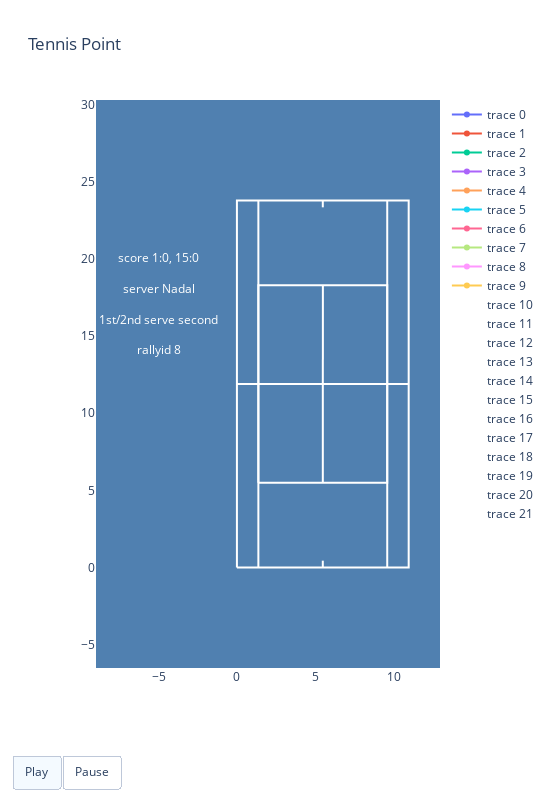

The code cell stored with this chart in its notebook:
### Code cell
fig.show()

### Figure 1 — Plotly figure (JSON) as saved in the notebook; plotly's stock layout.template omitted (floating-point values rounded to 4 significant figures)
{"data": [{"type": "scatter", "x": [-10], "y": [-10]}, {"type": "scatter", "x": [-10], "y": [-10]}, {"type": "scatter", "x": [-10], "y": [-10]}, {"type": "scatter", "x": [-10], "y": [-10]}, {"type": "scatter", "x": [-10], "y": [-10]}, {"type": "scatter", "x": [-10], "y": [-10]}, {"type": "scatter", "x": [-10], "y": [-10]}, {"type": "scatter", "x": [-10], "y": [-10]}, {"type": "scatter", "x": [-10], "y": [-10]}, {"type": "scatter", "x": [-10], "y": [-10]}, {"line": {"color": "white", "width": 2}, "mode": "lines", "type": "scatter", "x": [10.97, 0], "y": [11.89, 11.89]}, {"line": {"color": "white", "width": 2}, "mode": "lines", "type": "scatter", "x": [0, 0, 10.97, 10.97, 0], "y": [0, 23.78, 23.78, 0, 0]}, {"line": {"color": "white", "width": 2}, "mode": "lines", "type": "scatter", "x": [5.485, 5.49], "y": [5.485, 18.29]}, {"line": {"color": "white", "width": 2}, "mode": "lines", "type": "scatter", "x": [5.485, 5.485], "y": [0, 0.45]}, {"line": {"color": "white", "width": 2}, "mode": "lines", "type": "scatter", "x": [5.485, 5.485], "y": [23.78, 23.33]}, {"line": {"color": "white", "width": 2}, "mode": "lines", "type": "scatter", "x": [1.37, 1.37], "y": [0, 23.78]}, {"line": {"color": "white", "width": 2}, "mode": "lines", "type": "scatter", "x": [9.6, 9.6], "y": [0, 23.78]}, {"line": {"color": "white", "width": 2}, "mode": "lines", "type": "scatter", "x": [1.37, 1.37, 9.6, 9.6, 1.37], "y": [5.5, 18.29, 18.29, 5.5, 5.5]}, {"mode": "text", "text": "score 1:0, 15:0", "textfont": {"color": "white", "size": 12}, "type": "scatter", "x": [-5], "y": [20]}, {"mode": "text", "text": "1st/2nd serve second", "textfont": {"color": "white", "size": 12}, "type": "scatter", "x": [-5], "y": [16]}, {"mode": "text", "text": "server Nadal", "textfont": {"color": "white", "size": 12}, "type": "scatter", "x": [-5], "y": [18]}, {"mode": "text", "text": "rallyid 8", "textfont": {"color": "white", "size": 12}, "type": "scatter", "x": [-5], "y": [14]}], "layout": {"height": 800, "plot_bgcolor": "#5080B0", "title": {"text": "Tennis Point"}, "updatemenus": [{"buttons": [{"args": [null, {"frame": {"duration": 100, "redraw": true}, "fromcurrent": true, "transition": {"duration": 300, "easing": "quadratic-in-out"}}], "label": "Play", "method": "animate"}, {"args": [[null], {"frame": {"duration": 0, "redraw": true}, "mode": "immediate", "transition": {"duration": 0}}], "label": "Pause", "method": "animate"}], "direction": "left", "pad": {"r": 10, "t": 87}, "showactive": true, "type": "buttons", "x": 0.1, "xanchor": "right", "y": 0, "yanchor": "top"}], "width": 550, "xaxis": {"autorange": false, "range": [-9, 12.97], "showgrid": false, "zeroline": false}, "yaxis": {"autorange": false, "range": [-6.5, 30.28], "showgrid": false, "zeroline": false}}}
